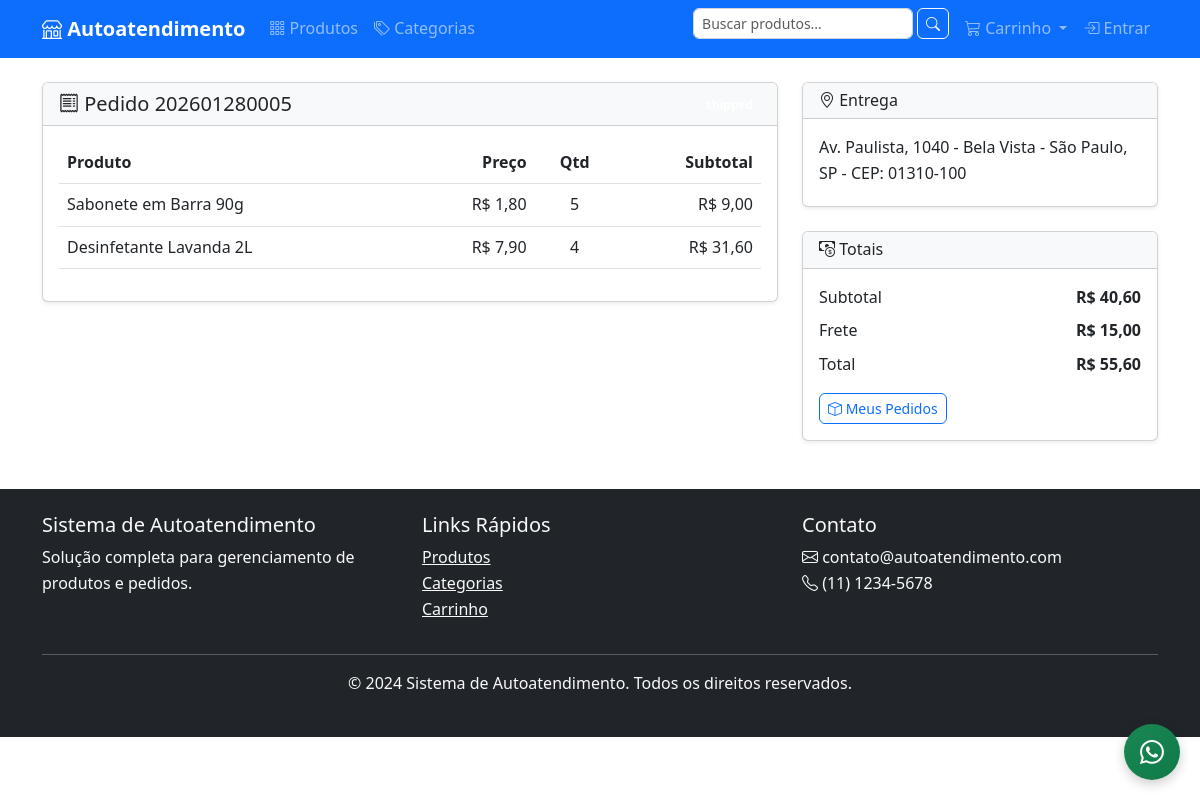
Page /orders/detail/202601280005/ on the committed database.
### orders/models.py (models this page shows, shortened)
class Order(models.Model):
    STATUS_CHOICES = [
        ('processing', 'Em Processamento'),
        ('out_for_delivery', 'Em Rota de Entrega'),
        ('completed', 'Concluído'),
        ('cancelled', 'Cancelado'),
    ]
    id = models.UUIDField(primary_key=True, default=uuid.uuid4, editable=False)
    order_number = models.CharField('Número do Pedido', max_length=20, unique=True, db_index=True)
    user = models.ForeignKey(
        User,
        on_delete=models.SET_NULL,
        null=True,
        blank=True,
        verbose_name='Usuário'
    )
    session_key = models.CharField('Chave da Sessão', max_length=40, blank=True, db_index=True)
    customer_name = models.CharField('Nome do Cliente', max_length=100)
    customer_email = models.EmailField('Email do Cliente')
    customer_phone = models.CharField('Telefone do Cliente', max_length=20)
    status = models.CharField('Status', max_length=20, choices=STATUS_CHOICES, default='processing')
    subtotal = models.DecimalField('Subtotal', max_digits=10, decimal_places=2, default=0)
    shipping_cost = models.DecimalField('Frete', max_digits=10, decimal_places=2, default=0)
    total_amount = models.DecimalField('Total', max_digits=10, decimal_places=2, default=0)
    notes = models.TextField('Observações', blank=True)
    created_at = models.DateTimeField('Criado em', auto_now_add=True)
    updated_at = models.DateTimeField('Atualizado em', auto_now=True)
    class Meta:
        verbose_name = 'Pedido'
        verbose_name_plural = 'Pedidos'
        ordering = ['-created_at']
        indexes = [
            models.Index(fields=['order_number']),
            models.Index(fields=['status']),
            models.Index(fields=['created_at']),
            models.Index(fields=['customer_email']),
        ]
    @property
    def status_display(self):
        return dict(self.STATUS_CHOICES).get(self.status, self.status)

class OrderItem(models.Model):
    order = models.ForeignKey(
        Order,
        on_delete=models.CASCADE,
        related_name='items',
        verbose_name='Pedido'
    )
    product = models.ForeignKey(
        Product,
        on_delete=models.CASCADE,
        verbose_name='Produto'
    )
    quantity = models.PositiveIntegerField('Quantidade')
    price = models.DecimalField('Preço Unitário', max_digits=10, decimal_places=2)
    subtotal = models.DecimalField('Subtotal', max_digits=10, decimal_places=2)
    class Meta:
        verbose_name = 'Item do Pedido'
        verbose_name_plural = 'Itens do Pedido'
        ordering = ['id']

class ShippingAddress(models.Model):
    order = models.OneToOneField(
        Order,
        on_delete=models.CASCADE,
        related_name='shipping_address',
        verbose_name='Pedido'
    )
    street = models.CharField('Rua', max_length=255)
    number = models.CharField('Número', max_length=20)
    complement = models.CharField('Complemento', max_length=255, blank=True)
    neighborhood = models.CharField('Bairro', max_length=100)
    city = models.CharField('Cidade', max_length=100)
    state = models.CharField('Estado', max_length=50)
    zip_code = models.CharField('CEP', max_length=10)
    reference = models.CharField('Ponto de Referência', max_length=255, blank=True)
    class Meta:
        verbose_name = 'Endereço de Entrega'
        verbose_name_plural = 'Endereços de Entrega'
    @property
    def full_address(self):
        address = f"{self.street}, {self.number}"
        if self.complement:
            address += f" - {self.complement}"
        address += f" - {self.neighborhood} - {self.city}, {self.state} - CEP: {self.zip_code}"
        if self.reference:
            address += f" ({self.reference})"
        return address

### products/models.py (models this page shows, shortened)
class Product(models.Model):
    name = models.CharField('Nome', max_length=200)
    slug = models.SlugField('Slug', unique=True, max_length=200)
    category = models.ForeignKey(
        Category,
        on_delete=models.CASCADE,
        verbose_name='Categoria'
    )
    brand = models.ForeignKey(
        Brand,
        on_delete=models.SET_NULL,
        null=True,
        blank=True,
        verbose_name='Marca'
    )
    description = models.TextField('Descrição')
    short_description = models.CharField('Descrição Curta', max_length=255, blank=True)
    price = models.DecimalField('Preço', max_digits=10, decimal_places=2)
    stock_quantity = models.PositiveIntegerField('Quantidade em Estoque', default=0)
    sku = models.CharField('SKU', max_length=50, unique=True, blank=True)
    class UnitOfMeasure(models.TextChoices):
        ML = 'ML', 'Mililitro (ml)'
        L = 'L', 'Litro (L)'
        KG = 'KG', 'Quilograma (kg)'
        G = 'G', 'Grama (g)'
    weight = models.DecimalField('Peso (kg)', max_digits=8, decimal_places=2, null=True, blank=True)
    length = models.DecimalField('Comprimento (cm)', max_digits=8, decimal_places=2, null=True, blank=True)
    width = models.DecimalField('Largura (cm)', max_digits=8, decimal_places=2, null=True, blank=True)
    height = models.DecimalField('Altura (cm)', max_digits=8, decimal_places=2, null=True, blank=True)
    unit = models.CharField(
        'Unidade de Medida',
        max_length=5,
        choices=UnitOfMeasure.choices,
        null=True,
        blank=True
    )
    is_active = models.BooleanField('Ativo', default=True)
    is_featured = models.BooleanField('Destaque', default=False)
    created_at = models.DateTimeField('Criado em', auto_now_add=True)
    updated_at = models.DateTimeField('Atualizado em', auto_now=True)
    class Meta:
        verbose_name = 'Produto'
        verbose_name_plural = 'Produtos'
        ordering = ['-created_at']
        indexes = [
            models.Index(fields=['category', 'is_active']),
            models.Index(fields=['brand', 'is_active']),
            models.Index(fields=['price']),
            models.Index(fields=['created_at']),
        ]

### orders/views.py (the view)
# urls.py: path('detail/<slug:order_number>/', views.OrderDetailView.as_view(), name='order_detail'),
class OrderDetailView(DetailView):
    model = Order
    template_name = 'orders/order_detail.html'
    context_object_name = 'order'
    slug_field = 'order_number'
    slug_url_kwarg = 'order_number'
    def get_queryset(self):
        return Order.objects.select_related('shipping_address').prefetch_related('items__product', 'status_history')

### cart/context_processors.py (called while the page is built, shortened)
def cart(request):
    session_key = request.session.session_key
    if not session_key:
        return {'cart': None, 'cart_total': 0, 'cart_amount': 0}

### templates/orders/order_detail.html (shortened to what this page needs)
{% extends "base.html" %}
{% load static %}
{% block content %}
<div class="row">
  <div class="col-md-8">
    <div class="card shadow-sm mb-4">
      <div class="card-header bg-light d-flex justify-content-between align-items-center">
        <h5 class="mb-0"><i class="bi bi-receipt"></i> Pedido {{ order.order_number }}</h5>
        <div>
          <span class="badge
            {% if order.status == 'processing' %}bg-primary{% elif order.status == 'out_for_delivery' %}bg-warning text-dark{% elif order.status == 'completed' %}bg-success{% elif order.status == 'cancelled' %}bg-danger{% endif %}">
          </span>
        </div>
      </div>
      <div class="card-body">
        <div class="table-responsive">
          <table class="table table-hover align-middle">
            <thead>
              <tr>
                <th>Produto</th>
                <th class="text-end">Preço</th>
                <th class="text-center">Qtd</th>
                <th class="text-end">Subtotal</th>
              </tr>
            </thead>
            <tbody>
              {% for item in order.items.all %}
              <tr>
                <td>{{ item.product.name }}</td>
                <td class="text-end">R$ {{ item.price|floatformat:2 }}</td>
                <td class="text-center">{{ item.quantity }}</td>
                <td class="text-end">R$ {{ item.subtotal|floatformat:2 }}</td>
              </tr>
              {% endfor %}
            </tbody>
          </table>
        </div>
      </div>
    </div>
  </div>
  <div class="col-md-4">
    <div class="card shadow-sm mb-4">
      <div class="card-header bg-light">
        <h6 class="mb-0"><i class="bi bi-geo-alt"></i> Entrega</h6>
      </div>
      <div class="card-body">
        {% if order.shipping_address %}
          <p class="mb-1">{{ order.shipping_address.full_address }}</p>
        {% else %}
          <p class="text-muted mb-0">Endereço de entrega não informado.</p>
        {% endif %}
      </div>
    </div>
    <div class="card shadow-sm">
      <div class="card-header bg-light">
        <h6 class="mb-0"><i class="bi bi-cash-coin"></i> Totais</h6>
      </div>
      <div class="card-body">
        <div class="d-flex justify-content-between mb-2">
          <span>Subtotal</span>
          <strong>R$ {{ order.subtotal|floatformat:2 }}</strong>
        </div>
        <div class="d-flex justify-content-between mb-2">
          <span>Frete</span>
          <strong>R$ {{ order.shipping_cost|floatformat:2 }}</strong>
        </div>
        <div class="d-flex justify-content-between">
          <span>Total</span>
          <strong>R$ {{ order.total_amount|floatformat:2 }}</strong>
        </div>
        <div class="mt-3 d-flex gap-2">
          <a href="{% url 'orders:order_list' %}" class="btn btn-outline-primary btn-sm">
            <i class="bi bi-box"></i> Meus Pedidos
          </a>
        </div>
      </div>
    </div>
  </div>
</div>
{% endblock %}

### static/css/style.css (style rules this page uses)
:root { --primary-color: #0d6efd; --secondary-color: #6c757d; --success-color: #198754; --danger-color: #dc3545; --warning-color: #ffc107; --info-color: #0dcaf0; --light-color: #f8f9fa; --dark-color: #212529; }
body { font-family: 'Segoe UI', Tahoma, Geneva, Verdana, sans-serif; line-height: 1.6; color: var(--dark-color); }
.btn { border-radius: 6px; font-weight: 500; transition: all 0.3s ease; }

### rows in the picture
Order: order_number "202601280005", shipping_address.full_address "Av. Paulista, 1040 - Bela Vista - São Paulo, SP - CEP: 01310-100", subtotal "40,60", shipping_cost "15,00", total_amount "55,60"
OrderItem: product.name "Sabonete em Barra 90g", price "1,80", quantity "5", subtotal "9,00"
OrderItem: product.name "Desinfetante Lavanda 2L", price "7,90", quantity "4", subtotal "31,60"
